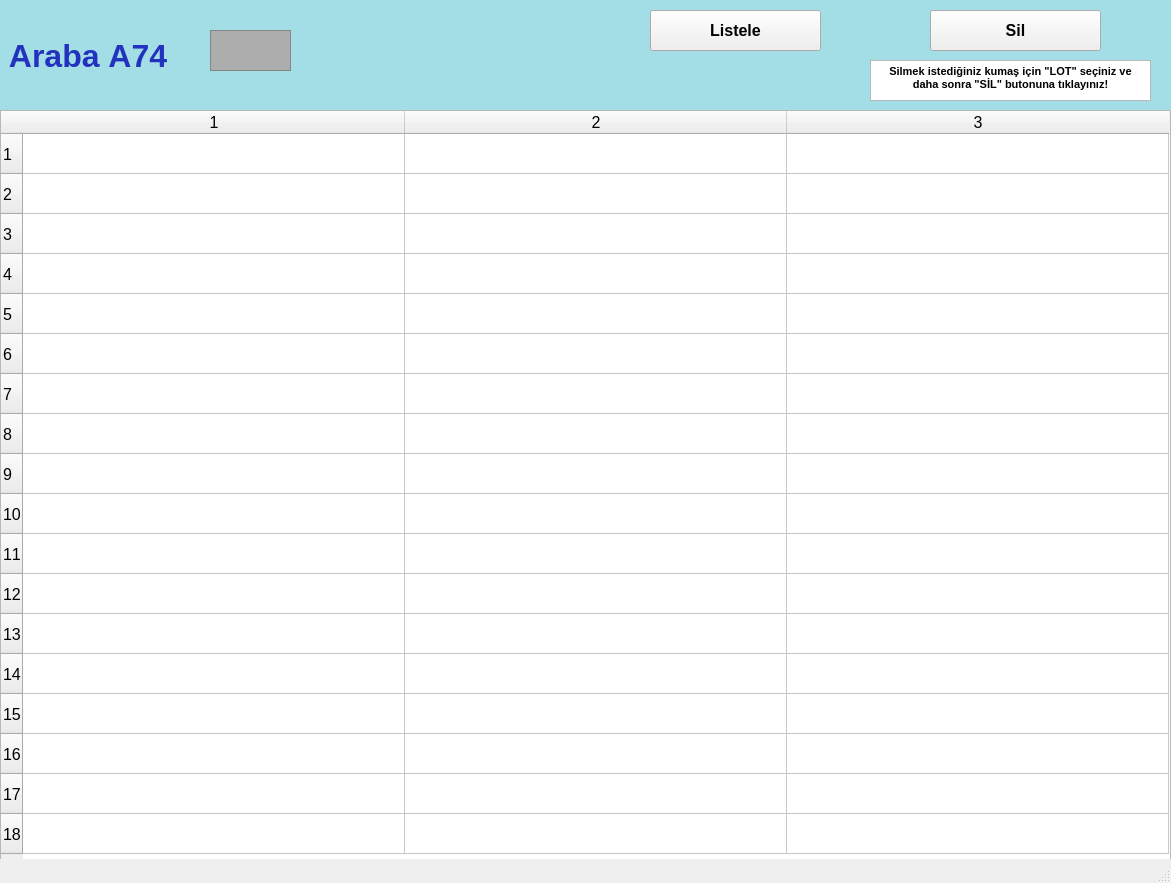
<?xml version="1.0" encoding="UTF-8"?>
<ui version="4.0">
 <class>arabalarA74_ekran</class>
 <widget class="QMainWindow" name="arabalarA74_ekran">
  <property name="geometry">
   <rect>
    <x>0</x>
    <y>0</y>
    <width>1171</width>
    <height>883</height>
   </rect>
  </property>
  <property name="font">
   <font>
    <pointsize>12</pointsize>
    <weight>50</weight>
    <bold>false</bold>
    <kerning>false</kerning>
   </font>
  </property>
  <property name="windowTitle">
   <string/>
  </property>
  <widget class="QWidget" name="centralwidget">
   <widget class="QLabel" name="arabaA1yazi_lbl">
    <property name="geometry">
     <rect>
      <x>0</x>
      <y>0</y>
      <width>1171</width>
      <height>111</height>
     </rect>
    </property>
    <property name="font">
     <font>
      <pointsize>24</pointsize>
      <weight>75</weight>
      <bold>true</bold>
     </font>
    </property>
    <property name="styleSheet">
     <string notr="true">background-color: rgb(163, 221, 229);
color: rgb(34, 50, 190);</string>
    </property>
    <property name="text">
     <string> Araba A74</string>
    </property>
   </widget>
   <widget class="QFrame" name="arabaA1_img">
    <property name="geometry">
     <rect>
      <x>210</x>
      <y>30</y>
      <width>81</width>
      <height>41</height>
     </rect>
    </property>
    <property name="styleSheet">
     <string notr="true">background-color: rgb(173, 173, 173);</string>
    </property>
    <property name="frameShape">
     <enum>QFrame::StyledPanel</enum>
    </property>
    <property name="frameShadow">
     <enum>QFrame::Raised</enum>
    </property>
   </widget>
   <widget class="QPushButton" name="listele74_btn">
    <property name="geometry">
     <rect>
      <x>650</x>
      <y>10</y>
      <width>171</width>
      <height>41</height>
     </rect>
    </property>
    <property name="font">
     <font>
      <pointsize>12</pointsize>
      <weight>75</weight>
      <bold>true</bold>
     </font>
    </property>
    <property name="text">
     <string>Listele</string>
    </property>
   </widget>
   <widget class="QTableWidget" name="A74_tw">
    <property name="geometry">
     <rect>
      <x>0</x>
      <y>110</y>
      <width>1171</width>
      <height>751</height>
     </rect>
    </property>
    <property name="baseSize">
     <size>
      <width>0</width>
      <height>0</height>
     </size>
    </property>
    <property name="rowCount">
     <number>18</number>
    </property>
    <property name="columnCount">
     <number>3</number>
    </property>
    <attribute name="horizontalHeaderVisible">
     <bool>true</bool>
    </attribute>
    <attribute name="horizontalHeaderCascadingSectionResizes">
     <bool>false</bool>
    </attribute>
    <attribute name="horizontalHeaderDefaultSectionSize">
     <number>382</number>
    </attribute>
    <attribute name="horizontalHeaderMinimumSectionSize">
     <number>38</number>
    </attribute>
    <attribute name="verticalHeaderDefaultSectionSize">
     <number>40</number>
    </attribute>
    <attribute name="verticalHeaderMinimumSectionSize">
     <number>23</number>
    </attribute>
    <row/>
    <row/>
    <row/>
    <row/>
    <row/>
    <row/>
    <row/>
    <row/>
    <row/>
    <row/>
    <row/>
    <row/>
    <row/>
    <row/>
    <row/>
    <row/>
    <row/>
    <row/>
    <column/>
    <column/>
    <column/>
   </widget>
   <widget class="QPushButton" name="sil74_btn">
    <property name="geometry">
     <rect>
      <x>930</x>
      <y>10</y>
      <width>171</width>
      <height>41</height>
     </rect>
    </property>
    <property name="font">
     <font>
      <pointsize>12</pointsize>
      <weight>75</weight>
      <bold>true</bold>
     </font>
    </property>
    <property name="text">
     <string>Sil</string>
    </property>
   </widget>
   <widget class="QTextBrowser" name="textBrowser">
    <property name="geometry">
     <rect>
      <x>870</x>
      <y>60</y>
      <width>281</width>
      <height>41</height>
     </rect>
    </property>
    <property name="html">
     <string>&lt;!DOCTYPE HTML PUBLIC &quot;-//W3C//DTD HTML 4.0//EN&quot; &quot;http://www.w3.org/TR/REC-html40/strict.dtd&quot;&gt;
&lt;html&gt;&lt;head&gt;&lt;meta name=&quot;qrichtext&quot; content=&quot;1&quot; /&gt;&lt;style type=&quot;text/css&quot;&gt;
p, li { white-space: pre-wrap; }
&lt;/style&gt;&lt;/head&gt;&lt;body style=&quot; font-family:'MS Shell Dlg 2'; font-size:12pt; font-weight:400; font-style:normal;&quot;&gt;
&lt;p align=&quot;center&quot; style=&quot; margin-top:0px; margin-bottom:0px; margin-left:0px; margin-right:0px; -qt-block-indent:0; text-indent:0px;&quot;&gt;&lt;span style=&quot; font-size:8pt; font-weight:600;&quot;&gt;Silmek istediğiniz kumaş için &amp;quot;LOT&amp;quot; seçiniz ve daha sonra &amp;quot;SİL&amp;quot; butonuna tıklayınız!&lt;/span&gt;&lt;/p&gt;&lt;/body&gt;&lt;/html&gt;</string>
    </property>
   </widget>
  </widget>
  <widget class="QStatusBar" name="statusbar"/>
 </widget>
 <resources/>
 <connections/>
</ui>
